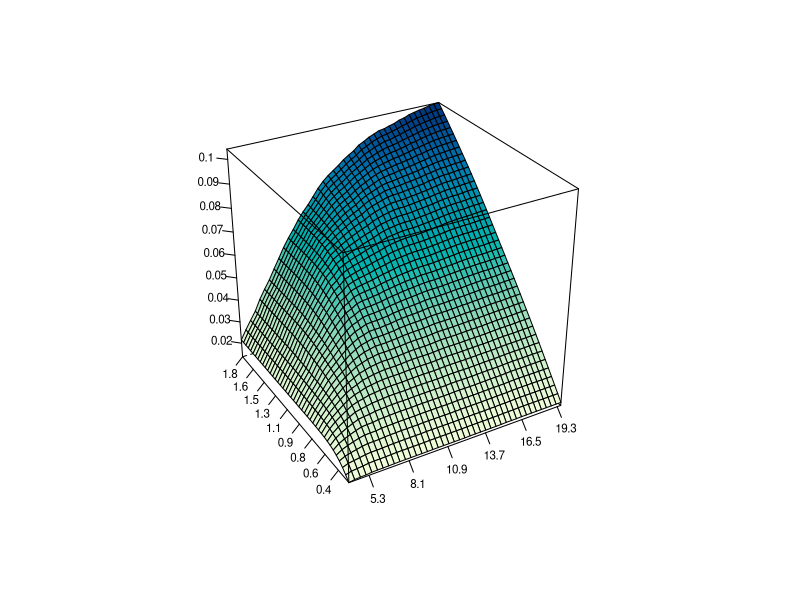

Reproduce this figure in R.
rm(list = ls(all = TRUE))
graphics.off()


########################## SUBROUTINES ##########################

BondOnlyCoupon = function(C, D, T, r, lambda, parlambda, distr, params, Tmax, N) {
    # computes price of the CAT bond paying only coupons for the given claim amount distribution and the non-homogeneous Poisson
    # process governing the flow of losses ---------------------------------------------------------------------------- y =
    # BondOnlyCoupon(C,D,T,r,lambda,parlambda,distr,params,Tmax,N)
    # ---------------------------------------------------------------------------- Input: Parameter: C Definition: scalar,
    # coupon payments (cease at the threshold time or Tmax) Parameter: D Definition: n1 x 1 vector, threshold level Parameter: T
    # Definition: n2 x 1 vector, time to expiry Parameter: r Definition: scalar, continuously-compounded discount rate
    # Parameter: lambda Definition: scalar, intensity function, if lambda=0, a sine function if lambda=1, a linear function if
    # lambda=2, a sine square function Parameter: parlambda Definition: n x 1 vector, parameters of the intensity function
    # lambda (n=2 for lambda=1, n=3 otherwise) Parameter: distrib Definition: string, claim size distribution Parameter: params
    # Definition: n x 1 vector, parameters of the claim size distribution n = 1 (exponential) n = 2 (gamma, lognormal, Pareto,
    # Weibull) n = 3 (Burr, mixofexps) Parameter: Tmax Definition: scalar, time horizon Parameter: N Definition: scalar, number
    # of trajectories ---------------------------------------------------------------------------- Output: Parameter: y
    # Definition: m x 3 matrix, the first column are times to bond's expiration, the second threshold levels and the third
    # corresponding prices of the bond ----------------------------------------------------------------------------
    
    if (lambda != 0 && lambda != 1 && lambda != 2) {
        stop("BondOnlyCoupon: Lambda must be either 0,1 or 2.")
    }
    if (length(C) != 1) {
        stop("BondOnlyCoupon: coupon payments C needs to be a scalar")
    }
    if (length(r) != 1) {
        stop("BondOnlyCoupon: discount rate needs to be a scalar")
    }
    if (length(D) == 1) {
        stop("BondOnlyCoupon: threshold level D needs to be a vector ")
    }
    if (length(T) == 1) {
        stop("BondOnlyCoupon: time to expiry T needs to be a vector ")
    }
    x = simNHPPALP(lambda, parlambda, distr, params, Tmax, N)
    Tl = length(T)
    Dl = length(D)
    y = matrix(0, Tl * Dl, 3)
    i = 1  #loop (times to maturity)
    j = 1  #loop (treshold levels)
    k = 1  #loop (trajectories)
    wyn = 0
    while (i <= Tl) {
        while (j <= Dl) {
            while (k <= N) {
                traj = cbind(x[, k, 1], x[, k, 2])
                if (traj[length(traj[which(traj[, 1] <= T[i]), 1]), 2] <= D[j]) {
                  wyn = wyn + (1 - exp(-r * T[i]))/r
                } else {
                  wyn = wyn + (1 - exp(-r * traj[length(traj[which(traj[, 2] <= D[j])]), 1]))/r
                }
                k = k + 1
            }
            y[(i - 1) * Dl + j, 1] = T[i]
            y[(i - 1) * Dl + j, 2] = D[j]
            y[(i - 1) * Dl + j, 3] = C * wyn/N
            wyn = 0
            k = 1
            j = j + 1
        }
        j = 1
        i = i + 1
    }
    return(y)
}

Burrrnd = function(alpha, lambda, tau, n, m) {
    # BURRRND Random arrays from Burr distribution.  --------------------------------------------------------------------- R =
    # BURRRND(ALPHA,LAMBDA,TAU,N,M) returns an M-by-N array of random numbers chosen from the Burr distribution with parameters
    # ALPHA, LAMBDA, TAU.  --------------------------------------------------------------------- The default values for the
    # parameters ALPHA, LAMBDA, TAU, M, N are 1, 1, 2, 1, 1, respectively.  BURRRND uses the inversion method.
    # ---------------------------------------------------------------------
    
    
    if (missing(m)) {
        m = 1
    }
    if (missing(n)) {
        n = 1
    }
    if (missing(tau)) {
        tau = 2
    }
    if (missing(lambda)) {
        lambda = 1
    }
    if (missing(alpha)) {
        alpha = 1
    }
    u = matrix(0, n, m)
    for (i in 1:m) {
        u[, i] = (lambda * (runif(n, 0, 1)^(-1/alpha) - 1))^(1/tau)
    }
    y = u
    return(y)
}

mixexprnd = function(p, beta1, beta2, n, m) {
    # MIXEXPRND Random arrays from the mixed exponential distribution.
    # --------------------------------------------------------------------- Y = MIXEXPRND(P,BETA1,BETA2,N,M) returns an M-by-N
    # array of random numbers chosen from the mixed exponential distribution with parameters P, BETA1, BETA2.
    # --------------------------------------------------------------------- The default values for A, BETA1, BETA2, N, M are
    # 0.5, 1, 2, 1, 1, respectively.  MIXEXPRND uses the exponential number generator.
    # ---------------------------------------------------------------------
    
    if (missing(p)) {
        p = 0.5
    }
    if (missing(beta1)) {
        beta1 = 1
    }
    if (missing(beta2)) {
        beta2 = 2
    }
    y = rexp(n * m, rate = (1/beta2))
    aux = which(runif(n * m, 0, 1) <= p)
    
    if (!missing(aux)) {
        y[aux] = rexp(length(aux), 1/beta1)
    }
    
    y = matrix(y, n, m)
    return(y)
}

simHPP = function(lambda, T, N) {
    # SIMHPP Homogeneous Poisson process.  --------------------------------------------------------------------- Y =
    # SIMHPP(lambda,T,N) generates N trajectories of the homogeneous Poisson process with intensity LAMBDA. T is the time
    # horizon.  ---------------------------------------------------------------------
    
    if (lambda <= 0 || length(lambda) != 1) {
        stop("simHPP: Lambda must be a positive scalar.")
    }
    if (T <= 0 || length(T) != 1) {
        stop("simHPP: T must be a positive scalar.")
    }
    if (N <= 0 || length(N) != 1) {
        stop("simHPP: N must be a positive scalar.")
    }
    EN = rpois(N, lambda * T)
    ym = matrix(T, 2 * max(EN) + 2, N)
    tmp = array(0, c(2 * max(EN) + 2, N, 2))
    y = tmp
    y[, , 1] = ym
    y[, , 2] = matrix(1, 2 * max(EN) + 2, 1) %*% t(EN)
    
    i = 1
    while (i <= N) {
        if (EN[i] > 0) {
            ttmp = c(sort(T * runif(EN[i])))
            y[1:(2 * EN[i] + 1), i, 1] = c(0, ttmp[ceiling((1:(2 * EN[i]))/2)])
        } else {
            y[1, i, 1] = 0
        }
        y[1:(2 * EN[i] + 2), i, 2] = c(0, floor((1:(2 * EN[i]))/2), EN[i])
        i = i + 1
    }
    return(y)
}

simNHPP = function(lambda, parlambda, T, N) {
    
    # SIMNHPP Non-homogeneous Poisson process.  --------------------------------------------------------------------- Y =
    # SIMNHPP(lambda,parlambda,T,N) generates N trajectories of the non-homogeneous Poisson process with intensity specified by
    # LAMBDA (0 - sine function, 1 - linear function, 2 - sine square function) with paramters in PARLAMBDA. T is the time
    # horizon. The function usues thining method.  ---------------------------------------------------------------------
    
    # lambda: scalar, intensity function, sine function (lambda=0), linear function (lambda=1) or sine square function
    # (lambda=2) parlambda: n x 1 vector, parameters of the intensity function lambda (n=2 for lambda=1, n=3 otherwise) T:
    # scalar, time horizon N: scalar, number of trajectories
    a = parlambda[1]
    b = parlambda[2]
    if (lambda == 0) {
        d = parlambda[3]
        JM = simHPP(a + b, T, N)
    } else if (lambda == 1) {
        JM = simHPP(a + b * T, T, N)
    } else if (lambda == 2) {
        d = parlambda[3]
        JM = simHPP(a + b * T, T, N)
    }
    rjm = nrow(JM)
    yy = array(0, c(rjm, N, 2))
    yy[, , 1] = matrix(T, nrow = rjm, ncol = N)
    
    i = 1
    maxEN = 0
    while (i <= N) {
        pom = JM[, i, 1][JM[, i, 1] < T]
        pom = pom[2 * (1:(length(pom)/2))]
        R = runif(NROW(pom))
        if (lambda == 0) {
            lambdat = (a + b * sin(2 * pi * (pom + d)))/(a + b)
        } else {
            if (lambda == 1) {
                lambdat = (a + b * pom)/(a + b * T)
            } else {
                if (lambda == 2) {
                  lambdat = (a + b * sin(2 * pi * (pom + d))^2)/(a + b)
                }
            }
        }
        pom = pom[R < lambdat]
        EN = NROW(pom)
        maxEN = max(maxEN, EN)
        yy[1:(2 * EN + 1), i, 1] = c(0, rep(pom, each = 2))
        yy[2:(2 * EN), i, 2] = c(floor((1:(2 * EN - 1))/2))
        yy[(2 * EN + 1):rjm, i, 2] = matrix(EN, nrow = rjm - 2 * EN, ncol = 1)
        i = i + 1
    }
    yy = yy[1:(2 * maxEN + 2), , ]
    return(yy)
}

Paretornd = function(alpha, lambda, n, m) {
    # PARETORND Random arrays from Pareto distribution.  --------------------------------------------------------------------- Y
    # = PARETORND(ALPHA,LAMBDA,N,M) returns an M-by-N array of random numbers chosen from the Pareto distribution with
    # parameters ALPHA, LAMBDA.  The default values for ALPHA, LAMBDA, N, M 1, 1, 1, 1, respectively.  PARETORND uses the
    # inversion method.  ---------------------------------------------------------------------
    
    if (missing(m)) {
        m = 1
    }
    if (missing(n)) {
        n = 1
    }
    if (missing(lambda)) {
        lambda = 1
    }
    if (missing(alpha)) {
        alpha = 1
    }
    u = matrix(0, n, m)
    for (i in 1:m) {
        u[, i] = lambda * (runif(n, 0, 1)^(-1/alpha) - 1)
    }
    y = u
    return(y)
}

simNHPPALP = function(lambda, parlambda, distrib, params, T, N) {
    # generates aggregate loss process driven by the non-homogeneous Poisson process.
    # --------------------------------------------------------------------- y = simNHPPALP(lambda,parlambda,distrib,params,T,N)
    # --------------------------------------------------------------------- Output: Parameter: y Definition: 2*max+2 x N x 2
    # array, generated process - max is the maximum number of jumps for all generated trajectories
    # --------------------------------------------------------------------- Input: Parameter: lambda Definition: scalar,
    # intensity function, sine function (lambda=0), linear function (lambda=1) or sine square function (lambda=2) Parameter:
    # parlambda Definition: n x 1 vector, parameters of the intensity function lambda (n=2 for lambda=1, n=3 otherwise)
    # Parameter: distrib Definition: string, claim size distribution Parameter: params Definition: n x 1 vector, parameters of
    # the claim size distribution n = 1 (exponential) n = 2 (gamma, lognormal, Pareto, Weibull) n = 3 (Burr, mixofexps)
    # Parameter: T Definition: scalar, time horizon Parameter: N Definition: scalar, number of trajectories
    # ---------------------------------------------------------------------
    
    if (lambda != 0 && lambda != 1 && lambda != 2) {
        stop("simNHPPALP: Lambda must be either 0,1 or 2.")
    }
    if (T <= 0 || (length(T)) != 1) {
        stop("simNHPPALP: T must be a positive scalar.")
    }
    if (N <= 0 || (length(N)) != 1) {
        stop("simNHPPALP: N must be a positive scalar.")
    }
    if (length(parlambda) != 3 && (lambda) != 1) {
        stop("simNHPPALP: for lambda 0 or 2, parlambda must be a 3 x 1 vector.")
    }
    if (length(parlambda) != 2 && (lambda) == 1) {
        stop("simNHPPALP: for lambda 1, parlambda must be a 2 x 1 vector.")
    }
    if ((distrib == "Burr" || distrib == "mixofexps") && (length(params)) != 3) {
        stop("simNHPPALP: for Burr and mixofexps distributions, params must be a 3 x 1 vector.")
    }
    if ((distrib == "gamma" || distrib == "lognormal" || distrib == "Pareto" || distrib == "Weibull") && (length(params)) != 
        2) {
        stop("simNHPPALP: for gamma, lognormal, Pareto and Weibull distributions, params must be a 2 x 1 vector.")
    }
    if (distrib == "exponential" && (length(params)) != 1) {
        stop("simNHPPALP: for exponential distribution, params must be a scalar.")
    }
    if (distrib != "exponential" && distrib != "gamma" && distrib != "mixofexps" && distrib != "Weibull" && distrib != "lognormal" && 
        distrib != "Pareto" && distrib != "Burr") {
        stop("simNHPPALP: distribs should be: exponential, gamma, mixofexps, Weibull, lognormal, Pareto or Burr")
    }
    poisproc = simNHPP(lambda, parlambda, T, N)
    rpp = dim(poisproc)[1]
    cpp = dim(poisproc)[2]
    losses = matrix(0, rpp, cpp)
    
    if (distrib == "Burr") {
        i = 1
        while (i <= N) {
            if (N == 1) {
                aux = min(as.matrix(which(poisproc[, 1] == T)))  #[1:i,])
            } else {
                aux = min(as.matrix(which(poisproc[, i, 1] == T)))  #[1:i,])
            }
            if (aux > 2) {
                laux = cumsum(Burrrnd(params[1], params[2], params[3], aux/2 - 1, 1))
                losses[3:aux, i] = laux[ceiling((1:(aux - 2))/2)]
                if (aux < rpp) {
                  losses[(aux + 1):rpp, i] = matrix(laux[length(laux)], rpp - aux, 1)
                }
            } else {
                losses[, i] = rep(0, rpp)
            }
            i = i + 1
        }
    } else if (distrib == "exponential") {
        i = 1
        while (i <= N) {
            if (N == 1) {
                aux = min(as.matrix(which(poisproc[, 1] == T)))  #[1:i,])
            } else {
                aux = min(as.matrix(which(poisproc[, i, 1] == T)))  #[1:i,])
            }
            if (aux > 2) {
                laux = cumsum(rexp(aux/2 - 1, rate = 1/params[1]))
                losses[3:aux, i] = laux[ceiling((1:aux - 2)/2)]
                if (aux < rpp) {
                  losses[(aux + 1):rpp, i] = matrix(laux[length(laux)], rpp - aux, 1)
                }
            } else {
                losses[, i] = rep(0, rpp)
            }
            i = i + 1
        }
    } else if (distrib == "gamma") {
        i = 1
        while (i <= N) {
            if (N == 1) {
                aux = min(as.matrix(which(poisproc[, 1] == T)))  #[1:i,])
            } else {
                aux = min(as.matrix(which(poisproc[, i, 1] == T)))  #[1:i,])
            }
            if (aux > 2) {
                laux = cumsum(rgamma(aux/2 - 1, shape = params[1], rate = params[2], scale = (1/params[2])))
                losses[3:aux, i] = laux[ceiling((1:aux - 2)/2)]
                if (aux < rpp) {
                  losses[(aux + 1):rpp, i] = matrix(laux[length(laux)], rpp - aux, 1)
                }
            } else {
                losses[, i] = rep(0, rpp)
            }
            i = i + 1
        }
    } else if (distrib == "lognormal") {
        i = 1
        while (i <= N) {
            if (N == 1) {
                aux = min(as.matrix(which(poisproc[, 1] == T)))  #[1:i,])
            } else {
                aux = min(as.matrix(which(poisproc[, i, 1] == T)))  #[1:i,])
            }
            if (aux > 2) {
                laux = cumsum(rlnorm(aux/2 - 1, meanlog = params[1], sdlog = params[2]))
                losses[3:aux, i] = laux[ceiling((1:(aux - 2))/2)]
                if (aux < rpp) {
                  losses[(aux + 1):rpp, i] = matrix(laux[length(laux)], rpp - aux, 1)
                }
            } else {
                losses[, i] = rep(0, rpp)
            }
            i = i + 1
        }
    } else if (distrib == "mixofexps") {
        i = 1
        while (i <= N) {
            if (N == 1) {
                aux = min(as.matrix(which(poisproc[, 1] == T)))  #[1:i,])
            } else {
                aux = min(as.matrix(which(poisproc[, i, 1] == T)))  #[1:i,])
            }
            if (aux > 2) {
                laux = cumsum(mixexprnd(params[3], params[1], params[2], aux/2 - 1, 1))
                losses[3:aux, i] = laux[ceiling((1:(aux - 2))/2)]
                if (aux < rpp) {
                  losses[(aux + 1):rpp, i] = matrix(laux[length(laux)], rpp - aux, 1)
                }
            } else {
                losses[, i] = rep(0, rpp)
            }
            i = i + 1
        }
    } else if (distrib == "Pareto") {
        i = 1
        while (i <= N) {
            if (N == 1) {
                aux = min(as.matrix(which(poisproc[, 1] == T)))  #[1:i,])
            } else {
                aux = min(as.matrix(which(poisproc[, i, 1] == T)))  #[1:i,])
            }
            if (aux > 2) {
                laux = cumsum(Paretornd(params[1], params[2], aux/2 - 1, 1))
                losses[3:aux, i] = laux[ceiling((1:(aux - 2))/2)]
                if (aux < rpp) {
                  losses[(aux + 1):rpp, i] = matrix(laux[length(laux)], rpp - aux, 1)
                }
            } else {
                losses[, i] = rep(0, rpp)
            }
            i = i + 1
        }
    } else if (distrib == "Weibull") {
        i = 1
        while (i <= N) {
            if (N == 1) {
                aux = min(as.matrix(which(poisproc[, 1] == T)))  #[1:i,])
            } else {
                aux = min(as.matrix(which(poisproc[, i, 1] == T)))  #[1:i,])
            }
            if (aux > 2) {
                laux = cumsum(rweibull(aux/2 - 1, scale = params[1]^(-1/params[2]), shape = params[2]))
                losses[3:aux, i] = laux[ceiling((1:(aux - 2))/2)]
                if (aux < rpp) {
                  losses[(aux + 1):rpp, i] = matrix(laux[length(laux)], rpp - aux, 1)
                }
            } else {
                losses[, i] = rep(0, rpp)
            }
            i = i + 1
        }
    }
    if (N == 1) {
        y = array(0, dim(poisproc))
        y[, 1] = poisproc[, 1]
        y[, 2] = losses[, 1]
    } else {
        y = array(0, dim(poisproc))
        y[, , 1] = poisproc[, , 1]
        y[, , 2] = losses
    }
    return(y)
}

########################## MAIN PROGRAM ##########################



# parlambda = 34.2 # HPP
parlambda = c(35.32, 2.32 * 2 * pi, -0.2)  # NHPP1
# parlambda = c(35.22,0.224,-0.16) # NHPP2
distr = "Burr"  # 'lognormal'
# params = c(18.3806,1.1052) # lognormal
params = c(0.4801, 3.9495 * 1e+16, 2.1524)  # Burr

data = read.table("ncl.dat")
A = mean(data[, 3]) * (34.2/4)

C = 0.06

na = 41  # default 41
D = seq(A, length = na, by = (12 * A - A)/(na - 1))
B = 0.25
nb = 41  # default 41
T = seq(B, length = nb, by = (8 * B - B)/(nb - 1))
Tmax = max(T)
lambda = 0

N = 100  # default 1000
r = log(1.025)
d1 = BondOnlyCoupon(C, D, T, r, lambda, parlambda, distr, params, Tmax, N)
y = d1[, 1]
x = d1[, 2]/1e+09
z = d1[, 3]
data = data.frame(cbind(x, y, z))

require(lattice)

par.set = list(axis.line = list(col = "transparent"), clip = list(panel = "off"))
wireframe(z ~ x + y, data = data, screen = list(z = 30, x = -60), drape = TRUE, colorkey = F, ticktype = "detailed", scales = list(arrows = FALSE, 
    col = "black", distance = 1, tick.number = 8, cex = 0.7, x = list(labels = round(seq(min(x), max(x), length = 11), 1)), 
    y = list(labels = round(seq(min(y), max(y), length = 11), 1)), z = list(labels = round(seq(min(z), max(z), length = 11), 
        2))), xlab = list("", rot = 30, cex = 1.2), ylab = list("", rot = -40, cex = 1.2), zlab = list("", rot = 95, cex = 1.1), 
    par.settings = par.set)

 
